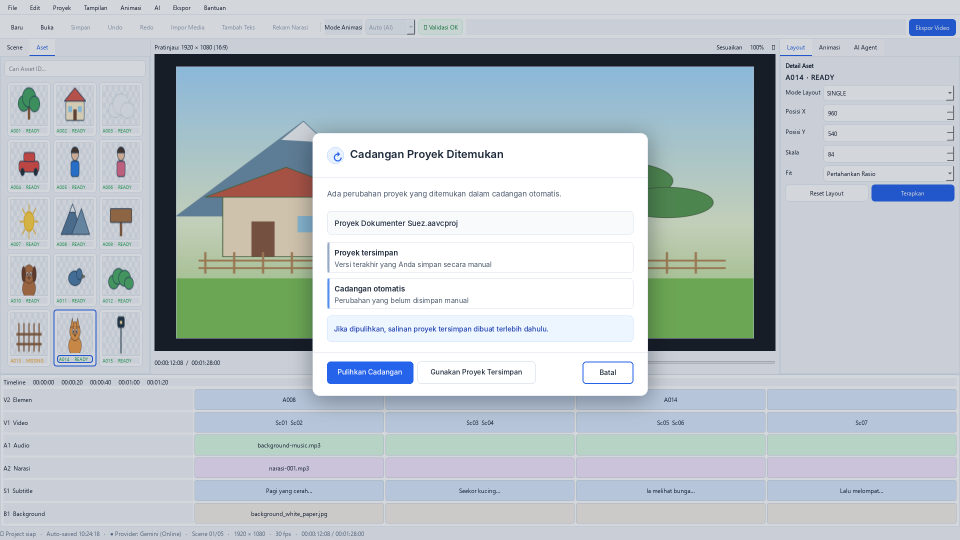
#> input picture docs/v2_0_3_0_planning/ui_step03_approved/UI-REC-DLG-01.png, 1920 x 1080 px, given in place of UI-013_ACTUAL.png, which was not available (shown at 1/2 size)
$ python _temporary_build_step03_approved_pngs.py
#> lines starting #> are read from the running program, lines starting #| are printed output that depends on the picture; pictures that were not available may be replaced by others from this repository, and a replacement may not be noted
from PIL import Image, ImageDraw, ImageFont, ImageFilter
from pathlib import Path
import zipfile, textwrap, hashlib, json

SOURCE=Path('/mnt/data/step03_r_ui_source/UI-013_ACTUAL.png')
OUT=Path('/mnt/data/V2_AI_Video_Composer_STEP03_R_UI_DRAFT_REVIEW')
OUT.mkdir(parents=True,exist_ok=True)
BASE=Image.open(SOURCE).convert('RGBA')
assert BASE.size==(1920,1080)
FONT_DIR='/usr/share/fonts/opentype/inter'
FONTS={'r':'Inter-Regular.otf','m':'Inter-Medium.otf','sb':'Inter-SemiBold.otf','b':'Inter-Bold.otf'}
def font(size,style='r'):
    return ImageFont.truetype(f'{FONT_DIR}/{FONTS[style]}',size)
C={'ink':'#1D293A','sub':'#475569','muted':'#64748B','border':'#D8E0EA','blue':'#2563EB','blue2':'#E8F1FF','blueDark':'#1E40AF','bg':'#FFFFFF','panel':'#F8FAFC','warn':'#AA6C0B','warn_bg':'#FFF8E8','warn_border':'#F2D79B','error':'#B34339','error_bg':'#FFF6F5','error_border':'#F6C9C4'}
def txt(d,xy,text,size=16,color=None,style='r'):
    d.text(xy,text,fill=color or C['ink'],font=font(size,style))
def lines(d,x,y,ls,size=16,color=None,style='r',leading=10):
    for line in ls:
        txt(d,(x,y),line,size,color,style)
        y+=size+leading
    return y

def rr(d, box, radius=10, fill='white', outline=None,width=1):
    d.rounded_rectangle(box,radius=radius,fill=fill,outline=outline,width=width)

def button(d,x,y,w,label,kind='line',size=15,h=44):
    if kind=='solid':
        fill=C['blue']; border=C['blue']; fg='#FFFFFF'; width=1
    elif kind=='warning':
        fill=C['warn_bg'];border='#D69E43';fg='#804B05';width=1
    elif kind=='focus':
        fill='#FFFFFF';border=C['blue'];fg=C['ink'];width=2
    else:
        fill='#FFFFFF';border='#CAD4E1';fg=C['ink'];width=1
    rr(d,(x,y,x+w,y+h),7,fill,border,width)
    b=d.textbbox((0,0),label,font=font(size,'m'))
    tw=b[2]-b[0];th=b[3]-b[1]
    txt(d,(int(x+(w-tw)/2), int(y+(h-th)/2-b[1])),label,size,fg,'m')

def shadowed(base,x,y,w,h):
    sh=Image.new('RGBA',base.size,(0,0,0,0))
    ds=ImageDraw.Draw(sh)
    ds.rounded_rectangle((x+1,y+8,x+w+1,y+h+8),radius=13,fill=(26,44,72,108))
    sh=sh.filter(ImageFilter.GaussianBlur(22))
    base.alpha_composite(sh)

def build(which):
    im=BASE.copy()
    # Absolutely preserve the true editor screenshot as source; only add translucent modal mask + dialog.
    veil=Image.new('RGBA',im.size,(18,32,54,47))
    im.alpha_composite(veil)
    if which==1: x,y,w,h=625,266,670,525
    elif which==2: x,y,w,h=625,266,670,525
    else: x,y,w,h=640,323,640,415
    shadowed(im,x,y,w,h)
    layer=Image.new('RGBA',im.size,(0,0,0,0));d=ImageDraw.Draw(layer)
    rr(d,(x,y,x+w,y+h),14,C['bg'],C['border'],1)
    pad=29
    if which==1:
        # Native dialog icon + header
        d.ellipse((x+pad,y+28,x+pad+33,y+61),fill=C['blue2'],outline='#B9D5FF')
        txt(d,(x+pad+11,y+35),'↻',22,C['blue'],'sb')
        txt(d,(x+pad+46,y+28),'Cadangan Proyek Ditemukan',22,C['ink'],'sb')
        d.line((x,y+88,x+w,y+88),fill=C['border'],width=1)
        lines(d,x+pad,y+112,['Ada perubahan proyek yang ditemukan dalam cadangan otomatis.'],15,C['sub'])
        rr(d,(x+pad,y+156,x+w-pad,y+202),8,C['panel'],C['border'])
        txt(d,(x+pad+15,y+171),'Proyek Dokumenter Suez.aavcproj',15,C['ink'],'m')
        # faithful no invented timestamps
        rr(d,(x+pad,y+218,x+w-pad,y+279),8,'#FFFFFF',C['border'])
        d.rectangle((x+pad+1,y+219,x+pad+4,y+278),fill='#97AAC5')
        txt(d,(x+pad+15,y+230),'Proyek tersimpan',15,C['ink'],'sb')
        txt(d,(x+pad+15,y+254),'Versi terakhir yang Anda simpan secara manual',14,C['sub'])
        rr(d,(x+pad,y+290,x+w-pad,y+351),8,'#FFFFFF',C['border'])
        d.rectangle((x+pad+1,y+291,x+pad+4,y+350),fill='#548DF0')
        txt(d,(x+pad+15,y+302),'Cadangan otomatis',15,C['ink'],'sb')
        txt(d,(x+pad+15,y+326),'Perubahan yang belum disimpan manual',14,C['sub'])
        rr(d,(x+pad,y+365,x+w-pad,y+417),8,'#EDF5FF','#CCE0FF')
        txt(d,(x+pad+14,y+383),'Jika dipulihkan, salinan proyek tersimpan dibuat terlebih dahulu.',14,C['blueDark'],'m')
        d.line((x,y+438,x+w,y+438),fill=C['border'],width=1)
        button(d,x+pad,y+457,172,'Pulihkan Cadangan','solid',14)
        button(d,x+pad+181,y+457,235,'Gunakan Proyek Tersimpan','line',14)
        button(d,x+w-pad-101,y+457,101,'Batal','focus',14)
    elif which==2:
        # Native dialog warning, without 'verified' icon/claims
        d.polygon([(x+pad+16,y+27),(x+pad+34,y+60),(x+pad-2,y+60)],fill='#F1B34C')
        txt(d,(x+pad+12,y+33),'!',19,'#5E3F0B','b')
        txt(d,(x+pad+46,y+28),'Cadangan Perlu Diperiksa',22,C['ink'],'sb')
        d.line((x,y+88,x+w,y+88),fill=C['border'],width=1)
        lines(d,x+pad,y+115,['Versi proyek tersimpan mungkin berbeda dari versi','saat cadangan dibuat.'],16,C['sub'],leading=9)
        rr(d,(x+pad,y+188,x+w-pad,y+279),9,C['warn_bg'],C['warn_border'])
        txt(d,(x+pad+15,y+204),'Perlu konfirmasi sebelum pemulihan',15,'#82540C','sb')
        lines(d,x+pad+15,y+232,['Pemulihan hanya dilakukan setelah Anda menyetujuinya.','Proyek tersimpan akan dicadangkan terlebih dahulu.'],14,'#855D1C',leading=8)
        txt(d,(x+pad,y+312),'Pilihan yang aman',15,C['ink'],'sb')
        lines(d,x+pad,y+344,['Tinjau cadangan sebelum menggunakannya. Jika ada perubahan','baru pada proyek tersimpan, Anda akan diminta konfirmasi lagi.'],14,C['sub'],leading=10)
        d.line((x,y+438,x+w,y+438),fill=C['border'],width=1)
        button(d,x+pad,y+457,175,'Periksa dan Pulihkan','warning',14)
        button(d,x+pad+184,y+457,235,'Gunakan Proyek Tersimpan','line',14)
        button(d,x+w-pad-101,y+457,101,'Batal','focus',14)
    else:
        # Native QMessageBox-style modal; no destructive controls
        d.ellipse((x+pad,y+27,x+pad+34,y+61),fill=C['error_bg'],outline=C['error_border'])
        txt(d,(x+pad+12,y+33),'×',22,C['error'],'sb')
        txt(d,(x+pad+46,y+29),'Cadangan Tidak Dapat Dibaca',21,C['ink'],'sb')
        d.line((x,y+86,x+w,y+86),fill=C['border'],width=1)
        lines(d,x+pad,y+112,['Cadangan otomatis tidak dapat dibuka dengan aman.','File proyek tersimpan tidak diubah.'],16,C['sub'],leading=11)
        rr(d,(x+pad,y+194,x+w-pad,y+266),9,C['panel'],C['border'])
        txt(d,(x+pad+15,y+211),'File cadangan tetap disimpan untuk pemeriksaan.',15,C['ink'],'m')
        txt(d,(x+pad+15,y+241),'Tidak ada cadangan yang dihapus otomatis.',14,C['sub'])
        # no restore button
        d.line((x,y+321,x+w,y+321),fill=C['border'],width=1)
        button(d,x+w-pad-348,y+343,236,'Buka Proyek Tersimpan','line',14)
        button(d,x+w-pad-101,y+343,101,'Batal','focus',14)
    im.alpha_composite(layer)
    im=im.convert('RGB')
    filename=f'UI-REC-DLG-0{which}.png'
    dest=OUT/filename
    im.save(dest,optimize=True)
    return dest

files=[build(i) for i in [1,2,3]]
#> in build, `veil=Image.new('RGBA',im.size,(18,32,54,47))`:
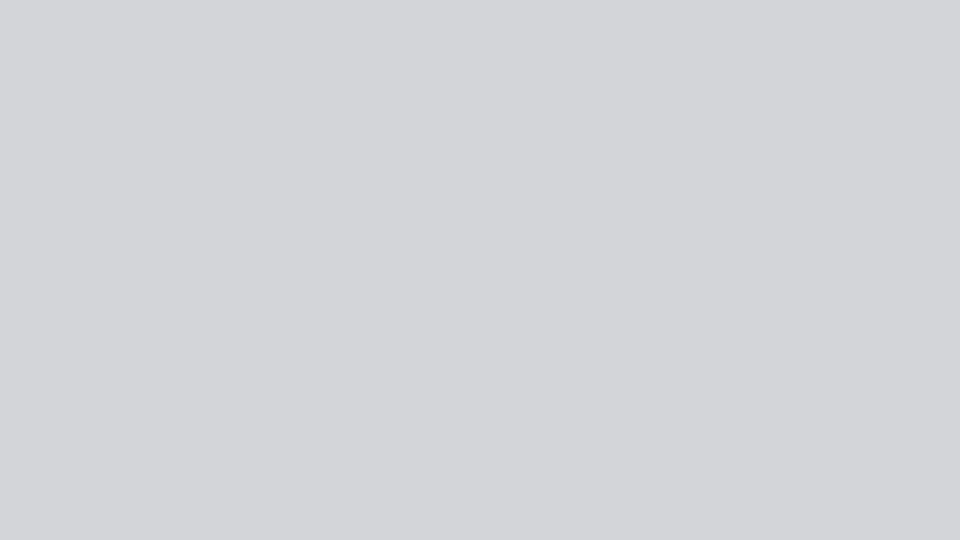
#> veil: PIL image 1920x1080 RGBA (shown at 1/2 size); mean R, G, B, A 18, 32, 54, 47; transparent parts drawn white
#> in shadowed, `sh=Image.new('RGBA',base.size,(0,0,0,0))`: sh: PIL image 1920x1080 RGBA; every value is 0
#> in shadowed, `sh=sh.filter(ImageFilter.GaussianBlur(22))`:
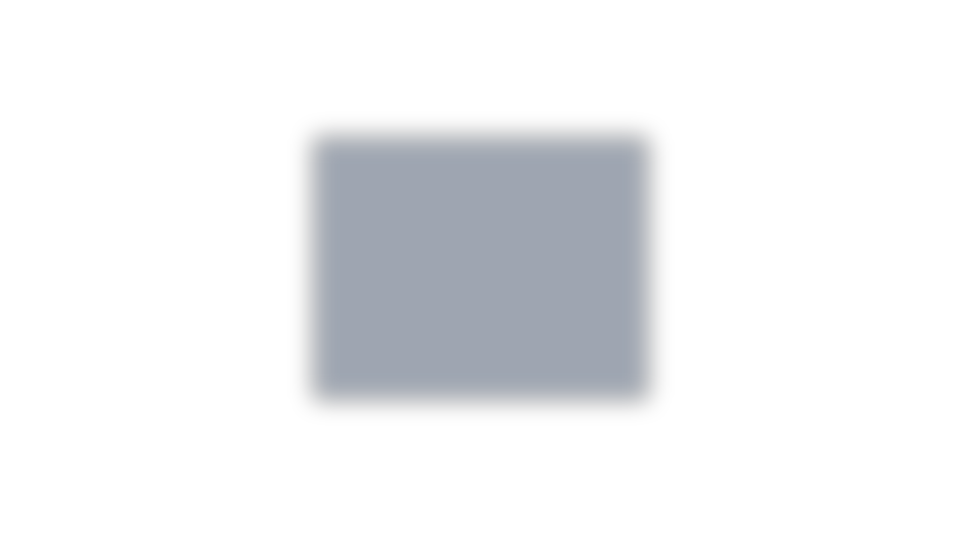
#> sh: PIL image 1920x1080 RGBA (shown at 1/2 size); mean R, G, B, A 4.4, 7.5, 12.2, 18.4; transparent parts drawn white
#> call 2 of build, with which = 2
#> in build (call 2), `im.alpha_composite(layer)`:
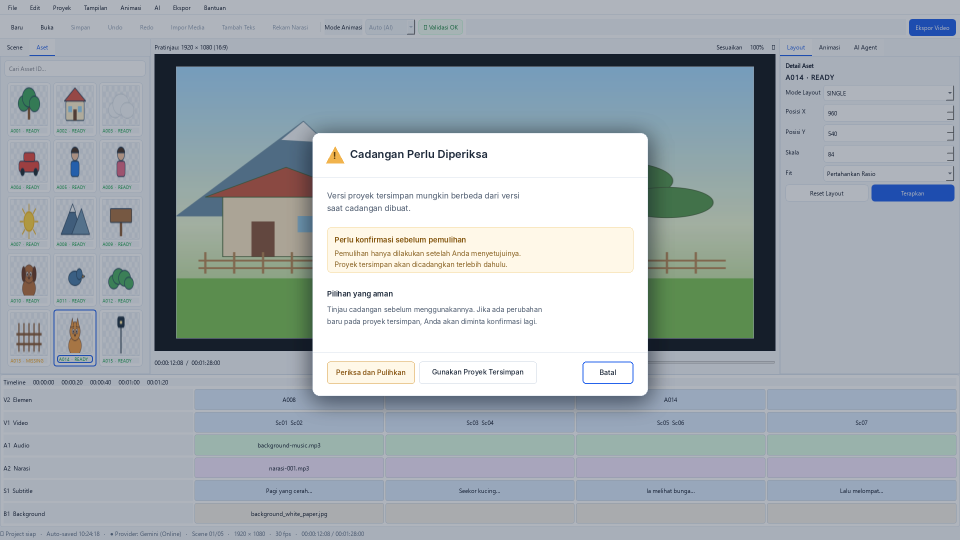
#> im: PIL image 1920x1080 RGBA (shown at 1/2 size); mean R, G, B, A 163.3, 173.2, 179.3, 255
#> call 3 of build, with which = 3
#> call 3 of shadowed, with x = 640, y = 323, w = 640, h = 415
#> in shadowed (call 3), `sh=sh.filter(ImageFilter.GaussianBlur(22))`:
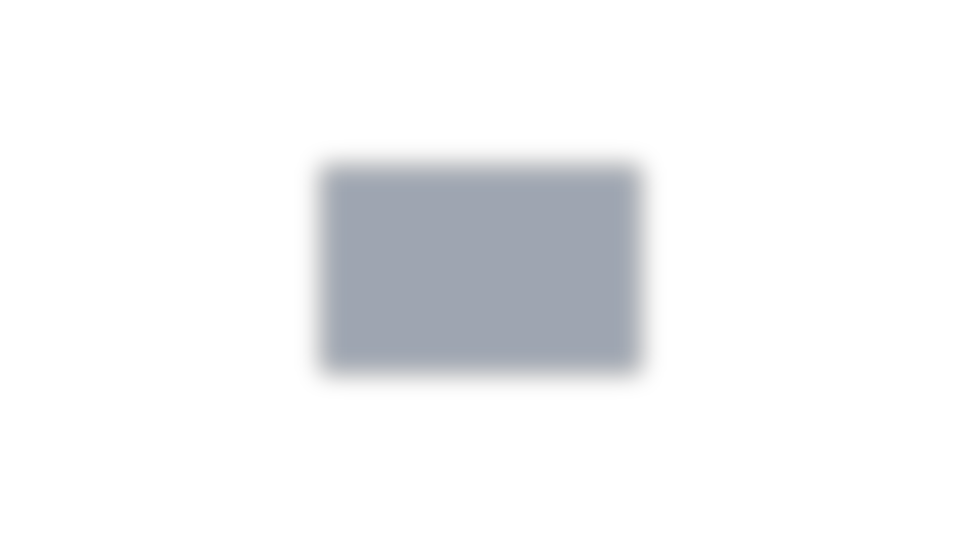
#> sh: PIL image 1920x1080 RGBA (shown at 1/2 size); mean R, G, B, A 3.3, 5.7, 9.3, 13.9; transparent parts drawn white
#> in shadowed (call 3), `base.alpha_composite(sh)`:
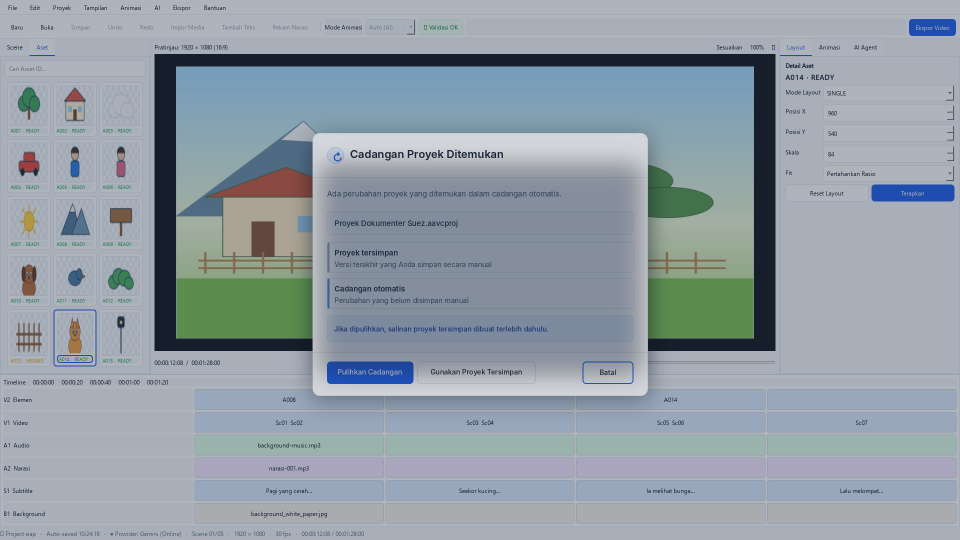
#> base: PIL image 1920x1080 RGBA (shown at 1/2 size); mean R, G, B, A 146, 157.6, 166.7, 255
#> in build (call 3), `im.alpha_composite(layer)`:
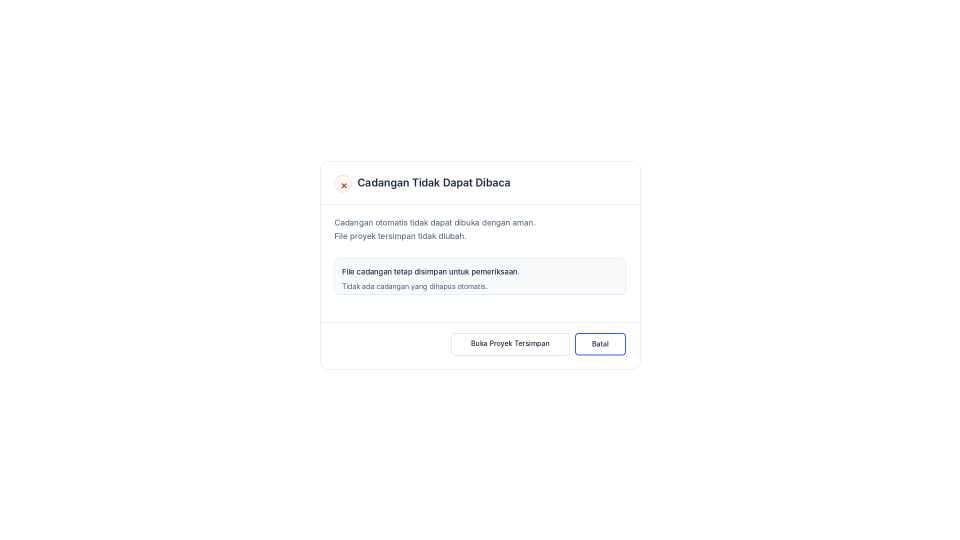
#> layer: PIL image 1920x1080 RGBA (shown at 1/2 size); mean R, G, B, A 31.8, 31.9, 32, 32.8; transparent parts drawn white
#> in build (call 3), `im.alpha_composite(layer)`:
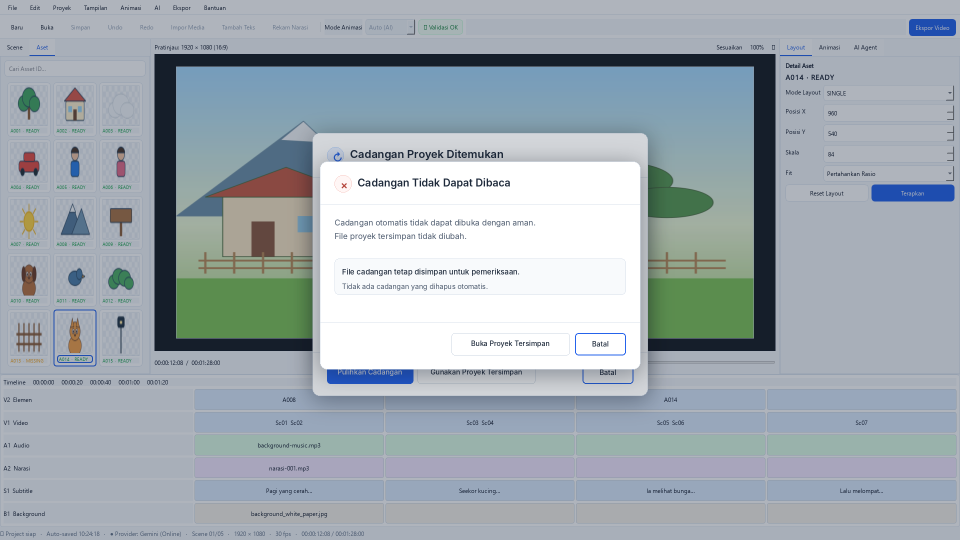
#> im: PIL image 1920x1080 RGBA (shown at 1/2 size); mean R, G, B, A 160.8, 171.3, 178.6, 255
readme='''V2-AI-VIDEO-COMPOSER — STEP 03-R — DRAFT REFERENSI UI UNTUK DITINJAU\n\nStatus: DRAFT / BELUM DISETUJUI. Tidak ada implementasi Qt, perubahan kode, atau pembaruan repository.\n\nAcuan: Screenshot asli UI-013_ACTUAL.png (GitHub Actions STEP09, run 37734080472).\nResolusi setiap gambar: 1920 x 1080 piksel.\n\nUI-REC-DLG-01.png  : Cadangan proyek ditemukan (normal).\nUI-REC-DLG-02.png  : Cadangan perlu diperiksa (konflik).\nUI-REC-DLG-03.png  : Cadangan tidak dapat dibaca (aman).\n\nKetiganya hanya menambahkan modal ke screenshot asli; editor utama tidak dirancang ulang.\nTombol Batal difokuskan sebagai default aman.\nDalam konflik, pemulihan membutuhkan dialog konfirmasi kedua dengan komponen yang sama;\nrevisi ini tidak menambah referensi gambar keempat.\n\nHarus ditinjau dan disetujui pengguna sebelum pembuatan satu DOCX final berisi gambar-gambar UI.\nSTEP04 hingga STEP06 dan coding v0.3.0 tetap terlarang sebelum gate PASS.\n'''
(OUT/'README_DRAFT_UI_REVIEW.txt').write_text(readme,encoding='utf-8')
(OUT/'UI-013_ACTUAL_REFERENCE.png').write_bytes(SOURCE.read_bytes())
zip_path=Path('/mnt/data/V2_AI_Video_Composer_STEP03_R_TIGA_DIALOG_DRAFT_REVIEW.zip')
with zipfile.ZipFile(zip_path,'w',compression=zipfile.ZIP_DEFLATED,compresslevel=6) as z:
    for path in sorted(OUT.iterdir()): z.write(path,path.name)
print('Original SHA256:',hashlib.sha256(SOURCE.read_bytes()).hexdigest())
for p in files:
#> (the run stopped early here; a loop or call above may not have finished)

$ run again, on docs/v2_0_3_0_planning/ui_step03_approved/UI-REC-DLG-03.png
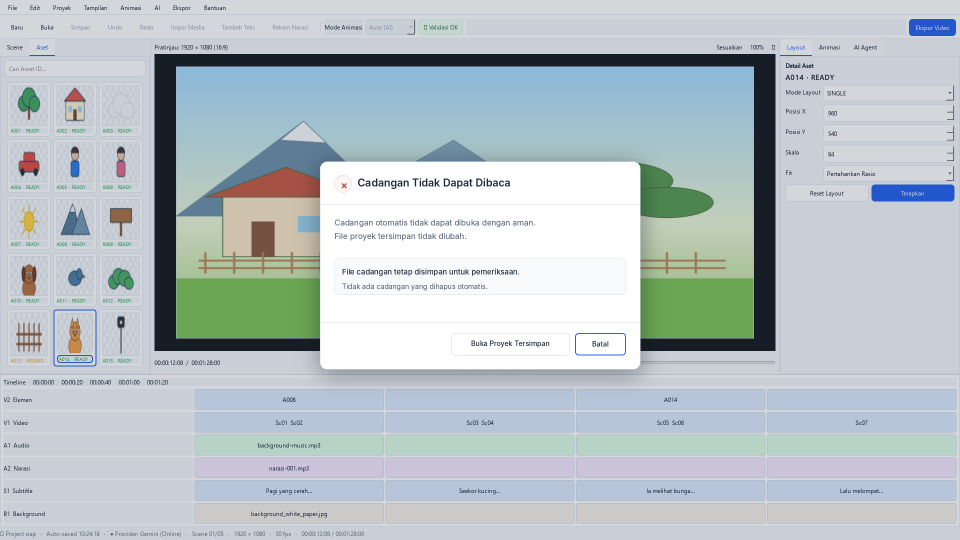
#> input picture docs/v2_0_3_0_planning/ui_step03_approved/UI-REC-DLG-03.png, 1920 x 1080 px, given in place of UI-013_ACTUAL.png, which was not available (shown at 1/2 size)
#> in shadowed (call 3), `base.alpha_composite(sh)`:
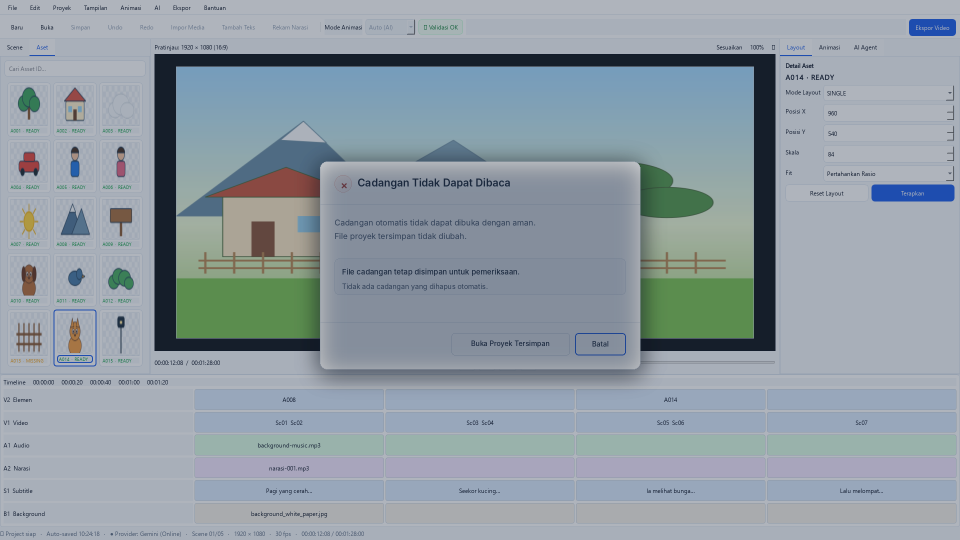
#> base: PIL image 1920x1080 RGBA (shown at 1/2 size); mean R, G, B, A 144.3, 156.4, 165.1, 255
#> in build (call 3), `im.alpha_composite(layer)`:
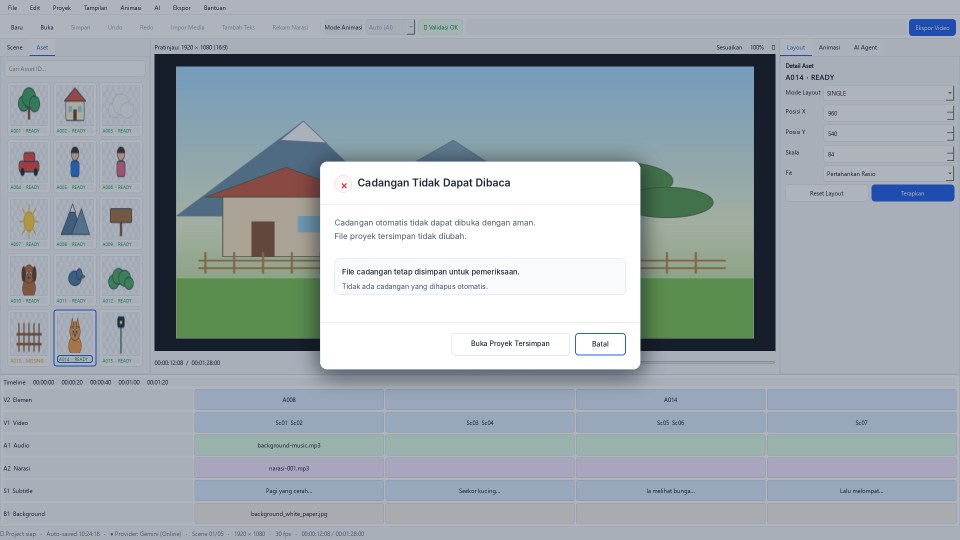
#> im: PIL image 1920x1080 RGBA (shown at 1/2 size); mean R, G, B, A 158.9, 169.9, 177, 255
